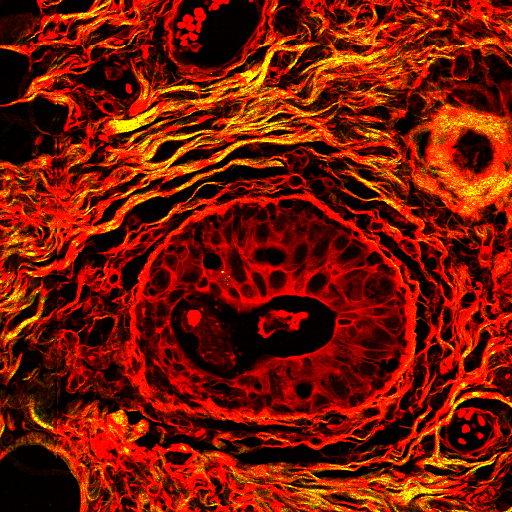
#> input picture microinvasion/dataset/imgs/mpm/DCIS.tif, 512 x 512 px; its folder holds only this picture in this run
$ jupyter execute --allow-errors use.ipynb
#> lines starting #> are read from the running program, lines starting #| are printed output that depends on the picture
#> further down, img is the input picture: shape (512, 512, 3); mean B, G, R 0, 22.1, 118.5
#> `blue,green,red=cv.split(img)`: blue: shape (512, 512); every value is 0
#> `blue,green,red=cv.split(img)`:
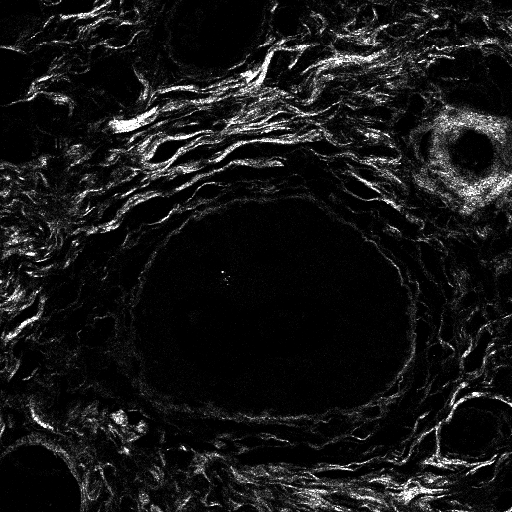
#> green: shape (512, 512); min 0, max 254, mean 22.1
#> `blue,green,red=cv.split(img)`:
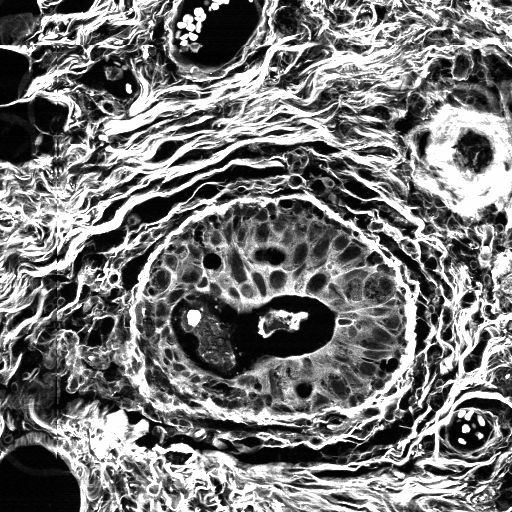
#> red: shape (512, 512); min 0, max 254, mean 118.5
#> `img_new=cv.merge([blue,green,red])`:
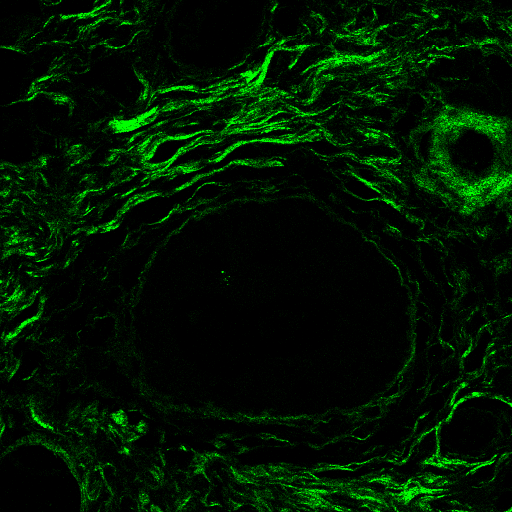
#> img_new: shape (512, 512, 3); mean B, G, R 0, 22.1, 0
#> `img_new=cv.merge([blue,green,red])`:
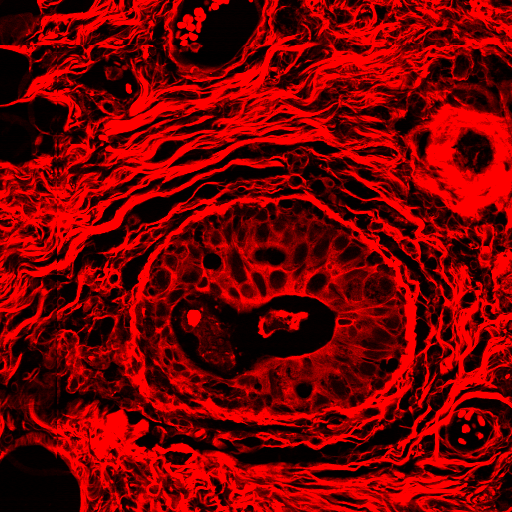
#> img_new: shape (512, 512, 3); mean B, G, R 0, 0, 118.5
[cell 1]
##Convert to a three-channel image with only green
import cv2 as cv
import numpy as np
import glob
img_files=glob.glob('C:\\Users\\Administrator\\Desktop\\weixiaojinrun6\\mpm\\*.tif')
#> (the rest of this cell did not finish here and is left out)

[cell 2]
##Convert to a three-channel image with only red color
import cv2 as cv
import numpy as np
import glob
img_files=glob.glob('C:\\Users\\Administrator\\Desktop\\weixiaojinrun6\\MPM\\*.tif')
#> (the rest of this cell did not finish here and is left out)

$ run again, on microinvasion/dataset/imgs/mpm/DCISM.tif
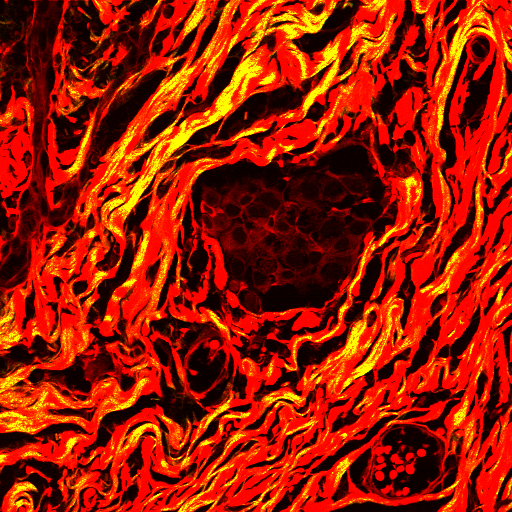
#> input picture microinvasion/dataset/imgs/mpm/DCISM.tif, 512 x 512 px
#> img is the input picture: shape (512, 512, 3); mean B, G, R 0, 27.9, 153.8
#> blue: shape (512, 512); every value is 0
#> `blue,green,red=cv.split(img)`:
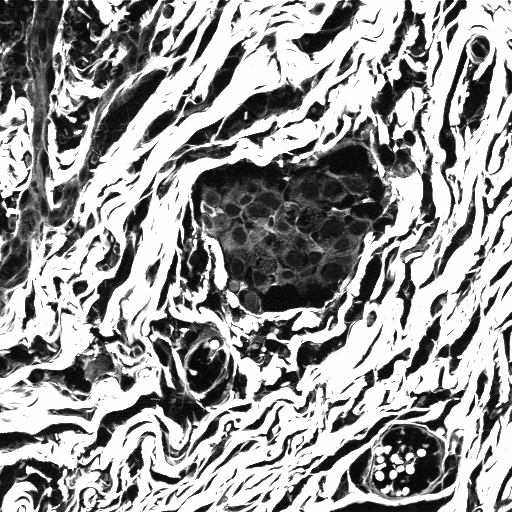
#> red: shape (512, 512); min 4, max 254, mean 153.8
#> `img_new=cv.merge([blue,green,red])`:
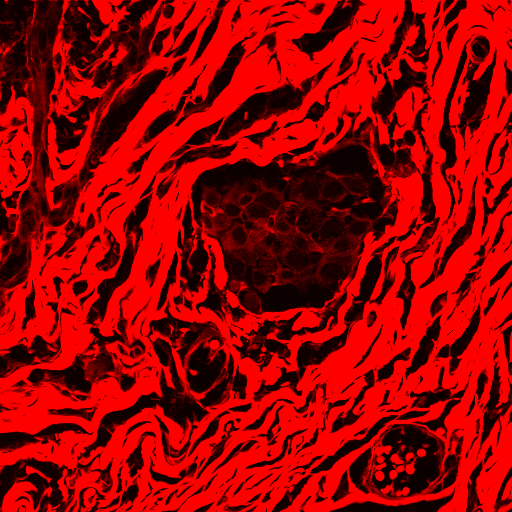
#> img_new: shape (512, 512, 3); mean B, G, R 0, 0, 153.8
